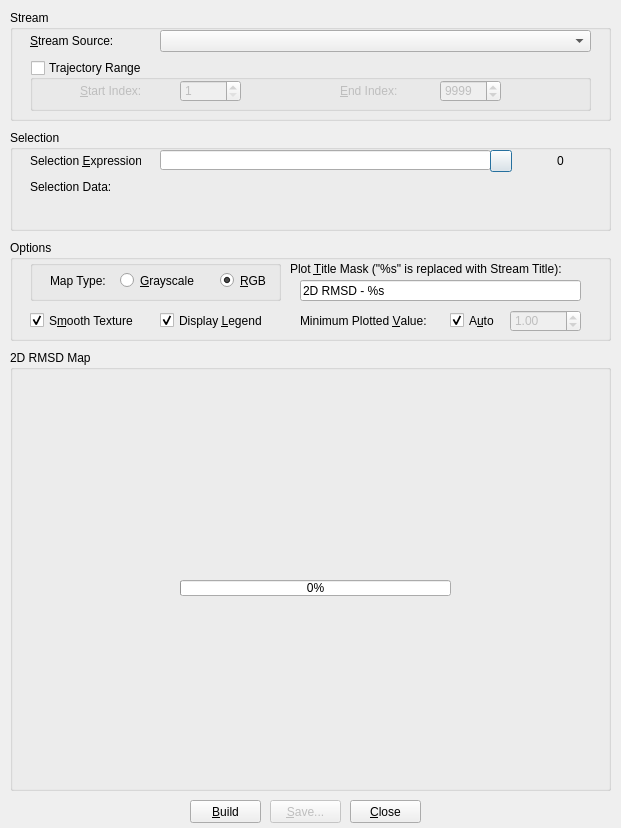
<?xml version="1.0" encoding="UTF-8"?>
<ui version="4.0">
 <class>rmsd2dDialog</class>
 <widget class="QDialog" name="rmsd2dDialog">
  <property name="geometry">
   <rect>
    <x>0</x>
    <y>0</y>
    <width>621</width>
    <height>828</height>
   </rect>
  </property>
  <property name="windowTitle">
   <string>2D RMSD</string>
  </property>
  <widget class="QGroupBox" name="groupBox_2">
   <property name="geometry">
    <rect>
     <x>10</x>
     <y>130</y>
     <width>601</width>
     <height>101</height>
    </rect>
   </property>
   <property name="title">
    <string>Selection</string>
   </property>
   <widget class="QLabel" name="sel_label">
    <property name="geometry">
     <rect>
      <x>20</x>
      <y>20</y>
      <width>111</width>
      <height>21</height>
     </rect>
    </property>
    <property name="text">
     <string>Selection &amp;Expression:</string>
    </property>
    <property name="buddy">
     <cstring>sel_string</cstring>
    </property>
   </widget>
   <widget class="QLineEdit" name="sel_string">
    <property name="geometry">
     <rect>
      <x>150</x>
      <y>20</y>
      <width>331</width>
      <height>20</height>
     </rect>
    </property>
    <property name="whatsThis">
     <string/>
    </property>
   </widget>
   <widget class="QLabel" name="sel_atCount">
    <property name="geometry">
     <rect>
      <x>520</x>
      <y>20</y>
      <width>61</width>
      <height>21</height>
     </rect>
    </property>
    <property name="text">
     <string>0</string>
    </property>
    <property name="alignment">
     <set>Qt::AlignCenter</set>
    </property>
   </widget>
   <widget class="QLabel" name="sel_label2">
    <property name="geometry">
     <rect>
      <x>20</x>
      <y>50</y>
      <width>111</width>
      <height>20</height>
     </rect>
    </property>
    <property name="text">
     <string>Selection Data:</string>
    </property>
    <property name="alignment">
     <set>Qt::AlignLeading|Qt::AlignLeft|Qt::AlignTop</set>
    </property>
   </widget>
   <widget class="QLabel" name="sel_labelResults">
    <property name="geometry">
     <rect>
      <x>150</x>
      <y>50</y>
      <width>431</width>
      <height>41</height>
     </rect>
    </property>
    <property name="text">
     <string/>
    </property>
    <property name="textFormat">
     <enum>Qt::AutoText</enum>
    </property>
    <property name="alignment">
     <set>Qt::AlignLeading|Qt::AlignLeft|Qt::AlignTop</set>
    </property>
    <property name="wordWrap">
     <bool>true</bool>
    </property>
   </widget>
   <widget class="QPushButton" name="sel_parse">
    <property name="geometry">
     <rect>
      <x>480</x>
      <y>20</y>
      <width>22</width>
      <height>22</height>
     </rect>
    </property>
    <property name="text">
     <string/>
    </property>
   </widget>
  </widget>
  <widget class="QGroupBox" name="groupBox">
   <property name="geometry">
    <rect>
     <x>10</x>
     <y>10</y>
     <width>601</width>
     <height>111</height>
    </rect>
   </property>
   <property name="title">
    <string>Stream</string>
   </property>
   <widget class="QComboBox" name="sCombo">
    <property name="geometry">
     <rect>
      <x>150</x>
      <y>20</y>
      <width>431</width>
      <height>22</height>
     </rect>
    </property>
   </widget>
   <widget class="QLabel" name="label_2">
    <property name="geometry">
     <rect>
      <x>20</x>
      <y>21</y>
      <width>121</width>
      <height>20</height>
     </rect>
    </property>
    <property name="text">
     <string>&amp;Stream Source:</string>
    </property>
    <property name="buddy">
     <cstring>sCombo</cstring>
    </property>
   </widget>
   <widget class="QGroupBox" name="trajectoryRange">
    <property name="geometry">
     <rect>
      <x>20</x>
      <y>50</y>
      <width>561</width>
      <height>51</height>
     </rect>
    </property>
    <property name="title">
     <string>Trajectory Range</string>
    </property>
    <property name="flat">
     <bool>false</bool>
    </property>
    <property name="checkable">
     <bool>true</bool>
    </property>
    <property name="checked">
     <bool>false</bool>
    </property>
    <widget class="QLabel" name="label_4">
     <property name="geometry">
      <rect>
       <x>310</x>
       <y>20</y>
       <width>101</width>
       <height>21</height>
      </rect>
     </property>
     <property name="text">
      <string>&amp;End Index:</string>
     </property>
     <property name="buddy">
      <cstring>eIndex</cstring>
     </property>
    </widget>
    <widget class="QSpinBox" name="eIndex">
     <property name="geometry">
      <rect>
       <x>410</x>
       <y>20</y>
       <width>61</width>
       <height>22</height>
      </rect>
     </property>
     <property name="minimum">
      <number>1</number>
     </property>
     <property name="maximum">
      <number>999999</number>
     </property>
     <property name="value">
      <number>9999</number>
     </property>
    </widget>
    <widget class="QSpinBox" name="sIndex">
     <property name="geometry">
      <rect>
       <x>150</x>
       <y>20</y>
       <width>61</width>
       <height>22</height>
      </rect>
     </property>
     <property name="minimum">
      <number>1</number>
     </property>
     <property name="maximum">
      <number>999999</number>
     </property>
    </widget>
    <widget class="QLabel" name="label_5">
     <property name="geometry">
      <rect>
       <x>50</x>
       <y>20</y>
       <width>101</width>
       <height>21</height>
      </rect>
     </property>
     <property name="text">
      <string>&amp;Start Index:</string>
     </property>
     <property name="buddy">
      <cstring>sIndex</cstring>
     </property>
    </widget>
   </widget>
  </widget>
  <widget class="QGroupBox" name="groupBox_3">
   <property name="geometry">
    <rect>
     <x>10</x>
     <y>350</y>
     <width>601</width>
     <height>441</height>
    </rect>
   </property>
   <property name="title">
    <string>2D RMSD Map</string>
   </property>
   <widget class="QLabel" name="progressBarMsg">
    <property name="geometry">
     <rect>
      <x>50</x>
      <y>190</y>
      <width>501</width>
      <height>31</height>
     </rect>
    </property>
    <property name="text">
     <string/>
    </property>
    <property name="alignment">
     <set>Qt::AlignCenter</set>
    </property>
   </widget>
   <widget class="QProgressBar" name="progressBar">
    <property name="geometry">
     <rect>
      <x>170</x>
      <y>230</y>
      <width>271</width>
      <height>16</height>
     </rect>
    </property>
    <property name="value">
     <number>0</number>
    </property>
   </widget>
  </widget>
  <widget class="QPushButton" name="btnClose">
   <property name="geometry">
    <rect>
     <x>350</x>
     <y>800</y>
     <width>71</width>
     <height>23</height>
    </rect>
   </property>
   <property name="statusTip">
    <string>Close Tool Window</string>
   </property>
   <property name="text">
    <string>&amp;Close</string>
   </property>
  </widget>
  <widget class="QPushButton" name="btnRebuild">
   <property name="geometry">
    <rect>
     <x>190</x>
     <y>800</y>
     <width>71</width>
     <height>23</height>
    </rect>
   </property>
   <property name="statusTip">
    <string>Update Plot</string>
   </property>
   <property name="text">
    <string>&amp;Build</string>
   </property>
  </widget>
  <widget class="QPushButton" name="btnSave">
   <property name="enabled">
    <bool>false</bool>
   </property>
   <property name="geometry">
    <rect>
     <x>270</x>
     <y>800</y>
     <width>71</width>
     <height>23</height>
    </rect>
   </property>
   <property name="statusTip">
    <string>Save Plot to Image File...</string>
   </property>
   <property name="text">
    <string>&amp;Save...</string>
   </property>
  </widget>
  <widget class="QGroupBox" name="groupBox_4">
   <property name="geometry">
    <rect>
     <x>10</x>
     <y>240</y>
     <width>601</width>
     <height>101</height>
    </rect>
   </property>
   <property name="title">
    <string>Options</string>
   </property>
   <widget class="QGroupBox" name="groupBox_5">
    <property name="geometry">
     <rect>
      <x>20</x>
      <y>20</y>
      <width>251</width>
      <height>41</height>
     </rect>
    </property>
    <property name="title">
     <string/>
    </property>
    <widget class="QRadioButton" name="optRGB">
     <property name="geometry">
      <rect>
       <x>190</x>
       <y>10</y>
       <width>51</width>
       <height>21</height>
      </rect>
     </property>
     <property name="text">
      <string>&amp;RGB</string>
     </property>
     <property name="checked">
      <bool>true</bool>
     </property>
    </widget>
    <widget class="QLabel" name="label">
     <property name="geometry">
      <rect>
       <x>20</x>
       <y>10</y>
       <width>71</width>
       <height>21</height>
      </rect>
     </property>
     <property name="text">
      <string>Map Type:</string>
     </property>
    </widget>
    <widget class="QRadioButton" name="optGray">
     <property name="geometry">
      <rect>
       <x>90</x>
       <y>10</y>
       <width>101</width>
       <height>21</height>
      </rect>
     </property>
     <property name="text">
      <string>&amp;Grayscale</string>
     </property>
    </widget>
   </widget>
   <widget class="QCheckBox" name="optSmooth">
    <property name="geometry">
     <rect>
      <x>20</x>
      <y>70</y>
      <width>121</width>
      <height>21</height>
     </rect>
    </property>
    <property name="text">
     <string>S&amp;mooth Texture</string>
    </property>
    <property name="checked">
     <bool>true</bool>
    </property>
   </widget>
   <widget class="QCheckBox" name="optLegend">
    <property name="geometry">
     <rect>
      <x>150</x>
      <y>70</y>
      <width>121</width>
      <height>21</height>
     </rect>
    </property>
    <property name="text">
     <string>Display &amp;Legend</string>
    </property>
    <property name="checked">
     <bool>true</bool>
    </property>
   </widget>
   <widget class="QLineEdit" name="plotTitle">
    <property name="geometry">
     <rect>
      <x>290</x>
      <y>40</y>
      <width>281</width>
      <height>21</height>
     </rect>
    </property>
    <property name="text">
     <string>2D RMSD - %s</string>
    </property>
   </widget>
   <widget class="QLabel" name="label_3">
    <property name="geometry">
     <rect>
      <x>280</x>
      <y>16</y>
      <width>331</width>
      <height>20</height>
     </rect>
    </property>
    <property name="text">
     <string>Plot &amp;Title Mask (&quot;%s&quot; is replaced with Stream Title):</string>
    </property>
    <property name="alignment">
     <set>Qt::AlignBottom|Qt::AlignLeading|Qt::AlignLeft</set>
    </property>
    <property name="wordWrap">
     <bool>true</bool>
    </property>
    <property name="buddy">
     <cstring>plotTitle</cstring>
    </property>
   </widget>
   <widget class="QLabel" name="label_6">
    <property name="geometry">
     <rect>
      <x>290</x>
      <y>70</y>
      <width>151</width>
      <height>21</height>
     </rect>
    </property>
    <property name="text">
     <string>Minimum Plotted &amp;Value:</string>
    </property>
    <property name="wordWrap">
     <bool>true</bool>
    </property>
    <property name="buddy">
     <cstring>spinPlotMin</cstring>
    </property>
   </widget>
   <widget class="QCheckBox" name="optAutoPlotMin">
    <property name="geometry">
     <rect>
      <x>440</x>
      <y>70</y>
      <width>61</width>
      <height>21</height>
     </rect>
    </property>
    <property name="text">
     <string>A&amp;uto</string>
    </property>
    <property name="checked">
     <bool>true</bool>
    </property>
   </widget>
   <widget class="QDoubleSpinBox" name="spinPlotMin">
    <property name="enabled">
     <bool>false</bool>
    </property>
    <property name="geometry">
     <rect>
      <x>500</x>
      <y>70</y>
      <width>71</width>
      <height>22</height>
     </rect>
    </property>
    <property name="minimum">
     <double>0.100000000000000</double>
    </property>
    <property name="singleStep">
     <double>0.100000000000000</double>
    </property>
    <property name="value">
     <double>1.000000000000000</double>
    </property>
   </widget>
  </widget>
 </widget>
 <tabstops>
  <tabstop>sCombo</tabstop>
  <tabstop>trajectoryRange</tabstop>
  <tabstop>sIndex</tabstop>
  <tabstop>eIndex</tabstop>
  <tabstop>sel_string</tabstop>
  <tabstop>sel_parse</tabstop>
  <tabstop>optGray</tabstop>
  <tabstop>optRGB</tabstop>
  <tabstop>optSmooth</tabstop>
  <tabstop>optLegend</tabstop>
  <tabstop>plotTitle</tabstop>
  <tabstop>btnRebuild</tabstop>
  <tabstop>btnSave</tabstop>
  <tabstop>btnClose</tabstop>
 </tabstops>
 <resources/>
 <connections>
  <connection>
   <sender>optAutoPlotMin</sender>
   <signal>toggled(bool)</signal>
   <receiver>spinPlotMin</receiver>
   <slot>setDisabled(bool)</slot>
   <hints>
    <hint type="sourcelabel">
     <x>457</x>
     <y>320</y>
    </hint>
    <hint type="destinationlabel">
     <x>509</x>
     <y>320</y>
    </hint>
   </hints>
  </connection>
 </connections>
</ui>
